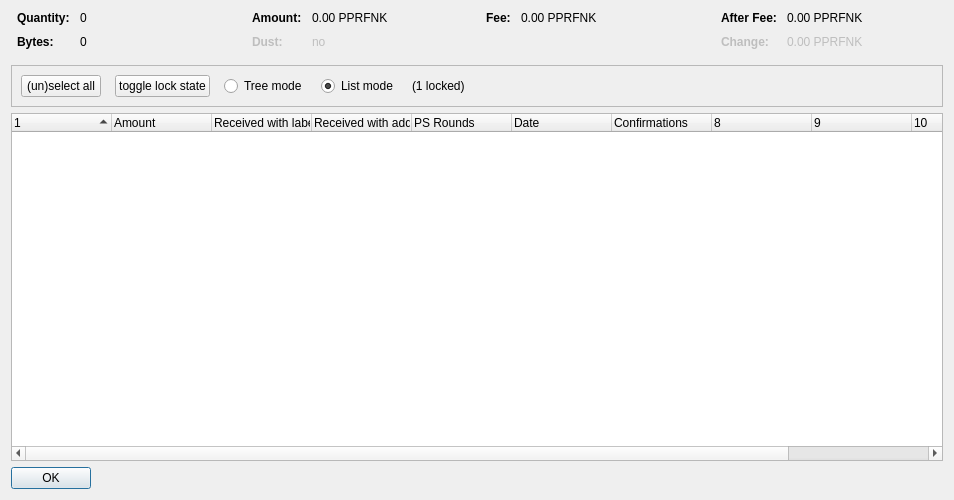
<?xml version="1.0" encoding="UTF-8"?>
<ui version="4.0">
 <class>CoinControlDialog</class>
 <widget class="QDialog" name="CoinControlDialog">
  <property name="geometry">
   <rect>
    <x>0</x>
    <y>0</y>
    <width>954</width>
    <height>500</height>
   </rect>
  </property>
  <property name="windowTitle">
   <string>Coin Selection</string>
  </property>
  <layout class="QVBoxLayout" name="verticalLayout">
   <item>
    <layout class="QHBoxLayout" name="horizontalLayoutTop" stretch="0,0,0,0">
     <property name="topMargin">
      <number>0</number>
     </property>
     <property name="bottomMargin">
      <number>10</number>
     </property>
     <item>
      <layout class="QFormLayout" name="formLayoutCoinControl1">
       <property name="horizontalSpacing">
        <number>10</number>
       </property>
       <property name="verticalSpacing">
        <number>10</number>
       </property>
       <property name="leftMargin">
        <number>6</number>
       </property>
       <property name="rightMargin">
        <number>6</number>
       </property>
       <item row="0" column="0">
        <widget class="QLabel" name="labelCoinControlQuantityText">
         <property name="font">
          <font>
           <weight>75</weight>
           <bold>true</bold>
          </font>
         </property>
         <property name="text">
          <string>Quantity:</string>
         </property>
        </widget>
       </item>
       <item row="0" column="1">
        <widget class="QLabel" name="labelCoinControlQuantity">
         <property name="cursor">
          <cursorShape>IBeamCursor</cursorShape>
         </property>
         <property name="contextMenuPolicy">
          <enum>Qt::ActionsContextMenu</enum>
         </property>
         <property name="text">
          <string notr="true">0</string>
         </property>
         <property name="textInteractionFlags">
          <set>Qt::LinksAccessibleByMouse|Qt::TextSelectableByKeyboard|Qt::TextSelectableByMouse</set>
         </property>
        </widget>
       </item>
       <item row="1" column="0">
        <widget class="QLabel" name="labelCoinControlBytesText">
         <property name="font">
          <font>
           <weight>75</weight>
           <bold>true</bold>
          </font>
         </property>
         <property name="text">
          <string>Bytes:</string>
         </property>
        </widget>
       </item>
       <item row="1" column="1">
        <widget class="QLabel" name="labelCoinControlBytes">
         <property name="cursor">
          <cursorShape>IBeamCursor</cursorShape>
         </property>
         <property name="contextMenuPolicy">
          <enum>Qt::ActionsContextMenu</enum>
         </property>
         <property name="text">
          <string notr="true">0</string>
         </property>
         <property name="textInteractionFlags">
          <set>Qt::LinksAccessibleByMouse|Qt::TextSelectableByKeyboard|Qt::TextSelectableByMouse</set>
         </property>
        </widget>
       </item>
      </layout>
     </item>
     <item>
      <layout class="QFormLayout" name="formLayoutCoinControl2">
       <property name="horizontalSpacing">
        <number>10</number>
       </property>
       <property name="verticalSpacing">
        <number>10</number>
       </property>
       <property name="leftMargin">
        <number>6</number>
       </property>
       <property name="rightMargin">
        <number>6</number>
       </property>
       <item row="0" column="0">
        <widget class="QLabel" name="labelCoinControlAmountText">
         <property name="font">
          <font>
           <weight>75</weight>
           <bold>true</bold>
          </font>
         </property>
         <property name="text">
          <string>Amount:</string>
         </property>
        </widget>
       </item>
       <item row="0" column="1">
        <widget class="QLabel" name="labelCoinControlAmount">
         <property name="cursor">
          <cursorShape>IBeamCursor</cursorShape>
         </property>
         <property name="contextMenuPolicy">
          <enum>Qt::ActionsContextMenu</enum>
         </property>
         <property name="text">
          <string notr="true">0.00 PPRFNK</string>
         </property>
         <property name="textInteractionFlags">
          <set>Qt::LinksAccessibleByMouse|Qt::TextSelectableByKeyboard|Qt::TextSelectableByMouse</set>
         </property>
        </widget>
       </item>
       <item row="1" column="0">
        <widget class="QLabel" name="labelCoinControlLowOutputText">
         <property name="enabled">
          <bool>false</bool>
         </property>
         <property name="font">
          <font>
           <weight>75</weight>
           <bold>true</bold>
          </font>
         </property>
         <property name="text">
          <string>Dust:</string>
         </property>
        </widget>
       </item>
       <item row="1" column="1">
        <widget class="QLabel" name="labelCoinControlLowOutput">
         <property name="enabled">
          <bool>false</bool>
         </property>
         <property name="cursor">
          <cursorShape>IBeamCursor</cursorShape>
         </property>
         <property name="contextMenuPolicy">
          <enum>Qt::ActionsContextMenu</enum>
         </property>
         <property name="text">
          <string notr="true">no</string>
         </property>
         <property name="textInteractionFlags">
          <set>Qt::LinksAccessibleByMouse|Qt::TextSelectableByKeyboard|Qt::TextSelectableByMouse</set>
         </property>
        </widget>
       </item>
      </layout>
     </item>
     <item>
      <layout class="QFormLayout" name="formLayoutCoinControl3">
       <property name="horizontalSpacing">
        <number>10</number>
       </property>
       <property name="verticalSpacing">
        <number>10</number>
       </property>
       <property name="leftMargin">
        <number>6</number>
       </property>
       <property name="rightMargin">
        <number>6</number>
       </property>
       <item row="0" column="0">
        <widget class="QLabel" name="labelCoinControlFeeText">
         <property name="font">
          <font>
           <weight>75</weight>
           <bold>true</bold>
          </font>
         </property>
         <property name="text">
          <string>Fee:</string>
         </property>
        </widget>
       </item>
       <item row="0" column="1">
        <widget class="QLabel" name="labelCoinControlFee">
         <property name="cursor">
          <cursorShape>IBeamCursor</cursorShape>
         </property>
         <property name="contextMenuPolicy">
          <enum>Qt::ActionsContextMenu</enum>
         </property>
         <property name="text">
          <string notr="true">0.00 PPRFNK</string>
         </property>
         <property name="textInteractionFlags">
          <set>Qt::LinksAccessibleByMouse|Qt::TextSelectableByKeyboard|Qt::TextSelectableByMouse</set>
         </property>
        </widget>
       </item>
      </layout>
     </item>
     <item>
      <layout class="QFormLayout" name="formLayoutCoinControl4">
       <property name="horizontalSpacing">
        <number>10</number>
       </property>
       <property name="verticalSpacing">
        <number>10</number>
       </property>
       <property name="leftMargin">
        <number>6</number>
       </property>
       <property name="rightMargin">
        <number>6</number>
       </property>
       <item row="0" column="0">
        <widget class="QLabel" name="labelCoinControlAfterFeeText">
         <property name="font">
          <font>
           <weight>75</weight>
           <bold>true</bold>
          </font>
         </property>
         <property name="text">
          <string>After Fee:</string>
         </property>
        </widget>
       </item>
       <item row="0" column="1">
        <widget class="QLabel" name="labelCoinControlAfterFee">
         <property name="cursor">
          <cursorShape>IBeamCursor</cursorShape>
         </property>
         <property name="contextMenuPolicy">
          <enum>Qt::ActionsContextMenu</enum>
         </property>
         <property name="text">
          <string notr="true">0.00 PPRFNK</string>
         </property>
         <property name="textInteractionFlags">
          <set>Qt::LinksAccessibleByMouse|Qt::TextSelectableByKeyboard|Qt::TextSelectableByMouse</set>
         </property>
        </widget>
       </item>
       <item row="1" column="0">
        <widget class="QLabel" name="labelCoinControlChangeText">
         <property name="enabled">
          <bool>false</bool>
         </property>
         <property name="font">
          <font>
           <weight>75</weight>
           <bold>true</bold>
          </font>
         </property>
         <property name="text">
          <string>Change:</string>
         </property>
        </widget>
       </item>
       <item row="1" column="1">
        <widget class="QLabel" name="labelCoinControlChange">
         <property name="enabled">
          <bool>false</bool>
         </property>
         <property name="cursor">
          <cursorShape>IBeamCursor</cursorShape>
         </property>
         <property name="contextMenuPolicy">
          <enum>Qt::ActionsContextMenu</enum>
         </property>
         <property name="text">
          <string notr="true">0.00 PPRFNK</string>
         </property>
         <property name="textInteractionFlags">
          <set>Qt::LinksAccessibleByMouse|Qt::TextSelectableByKeyboard|Qt::TextSelectableByMouse</set>
         </property>
        </widget>
       </item>
      </layout>
     </item>
    </layout>
   </item>
   <item>
    <widget class="QFrame" name="frame">
     <property name="minimumSize">
      <size>
       <width>0</width>
       <height>40</height>
      </size>
     </property>
     <property name="frameShape">
      <enum>QFrame::StyledPanel</enum>
     </property>
     <property name="frameShadow">
      <enum>QFrame::Sunken</enum>
     </property>
     <layout class="QHBoxLayout" name="horizontalLayout">
      <item>
       <layout class="QHBoxLayout" name="horizontalLayoutPanel" stretch="0,0,0,0,0,0">
        <property name="spacing">
         <number>14</number>
        </property>
        <item>
         <widget class="QPushButton" name="pushButtonSelectAll">
          <property name="sizePolicy">
           <sizepolicy hsizetype="Maximum" vsizetype="Fixed">
            <horstretch>0</horstretch>
            <verstretch>0</verstretch>
           </sizepolicy>
          </property>
          <property name="text">
           <string>(un)select all</string>
          </property>
          <property name="autoDefault">
           <bool>false</bool>
          </property>
         </widget>
        </item>
        <item>
         <widget class="QPushButton" name="pushButtonToggleLock">
          <property name="sizePolicy">
           <sizepolicy hsizetype="Maximum" vsizetype="Fixed">
            <horstretch>0</horstretch>
            <verstretch>0</verstretch>
           </sizepolicy>
          </property>
          <property name="text">
           <string>toggle lock state</string>
          </property>
          <property name="autoDefault">
           <bool>false</bool>
          </property>
         </widget>
        </item>
        <item>
         <widget class="QRadioButton" name="radioTreeMode">
          <property name="sizePolicy">
           <sizepolicy hsizetype="Maximum" vsizetype="Fixed">
            <horstretch>0</horstretch>
            <verstretch>0</verstretch>
           </sizepolicy>
          </property>
          <property name="text">
           <string>Tree mode</string>
          </property>
         </widget>
        </item>
        <item>
         <widget class="QRadioButton" name="radioListMode">
          <property name="sizePolicy">
           <sizepolicy hsizetype="Maximum" vsizetype="Fixed">
            <horstretch>0</horstretch>
            <verstretch>0</verstretch>
           </sizepolicy>
          </property>
          <property name="text">
           <string>List mode</string>
          </property>
          <property name="checked">
           <bool>true</bool>
          </property>
         </widget>
        </item>
        <item>
         <widget class="QLabel" name="labelLocked">
          <property name="text">
           <string>(1 locked)</string>
          </property>
         </widget>
        </item>
        <item>
         <spacer name="horizontalSpacer">
          <property name="orientation">
           <enum>Qt::Horizontal</enum>
          </property>
          <property name="sizeHint" stdset="0">
           <size>
            <width>40</width>
            <height>20</height>
           </size>
          </property>
         </spacer>
        </item>
       </layout>
      </item>
     </layout>
    </widget>
   </item>
   <item>
    <widget class="CoinControlTreeWidget" name="treeWidget">
     <property name="contextMenuPolicy">
      <enum>Qt::CustomContextMenu</enum>
     </property>
     <property name="sortingEnabled">
      <bool>false</bool>
     </property>
     <property name="columnCount">
      <number>11</number>
     </property>
     <attribute name="headerShowSortIndicator" stdset="0">
      <bool>true</bool>
     </attribute>
     <attribute name="headerStretchLastSection">
      <bool>false</bool>
     </attribute>
     <column>
      <property name="text">
       <string/>
      </property>
     </column>
     <column>
      <property name="text">
       <string>Amount</string>
      </property>
     </column>
     <column>
      <property name="text">
       <string>Received with label</string>
      </property>
     </column>
     <column>
      <property name="text">
       <string>Received with address</string>
      </property>
     </column>
     <column>
      <property name="text">
       <string>PS Rounds</string>
      </property>
     </column>
     <column>
      <property name="text">
       <string>Date</string>
      </property>
     </column>
     <column>
      <property name="text">
       <string>Confirmations</string>
      </property>
      <property name="toolTip">
       <string>Confirmed</string>
      </property>
     </column>
     <column>
      <property name="text">
       <string/>
      </property>
     </column>
     <column>
      <property name="text">
       <string/>
      </property>
     </column>
     <column>
      <property name="text">
       <string/>
      </property>
     </column>
     <column>
      <property name="text">
       <string/>
      </property>
     </column>
    </widget>
   </item>
   <item>
    <widget class="QDialogButtonBox" name="buttonBox">
     <property name="sizePolicy">
      <sizepolicy hsizetype="Maximum" vsizetype="Fixed">
       <horstretch>0</horstretch>
       <verstretch>0</verstretch>
      </sizepolicy>
     </property>
     <property name="orientation">
      <enum>Qt::Horizontal</enum>
     </property>
     <property name="standardButtons">
      <set>QDialogButtonBox::Ok</set>
     </property>
    </widget>
   </item>
  </layout>
 </widget>
 <customwidgets>
  <customwidget>
   <class>CoinControlTreeWidget</class>
   <extends>QTreeWidget</extends>
   <header>coincontroltreewidget.h</header>
  </customwidget>
 </customwidgets>
 <resources/>
 <connections/>
</ui>
